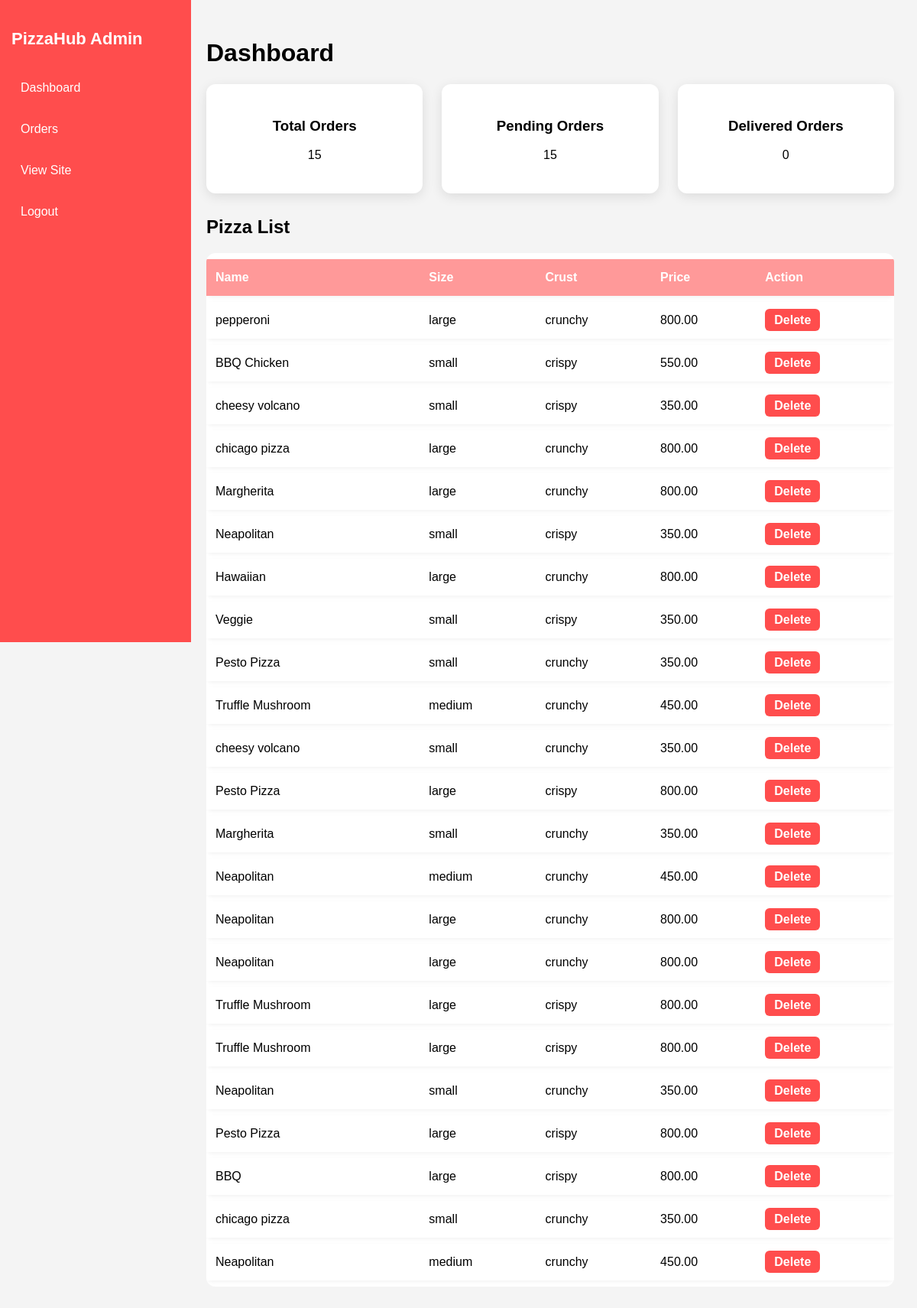
/admin-dashboard/ (signed in), run on the app's committed database.
### myapp/models.py (models this page shows, shortened)
class Pizza(models.Model):
    name = models.CharField(max_length=100)
    size = models.ForeignKey(PizzaSize, on_delete=models.PROTECT)
    crust = models.ForeignKey(PizzaCrust, on_delete=models.PROTECT)
    toppings = models.ManyToManyField(Topping, blank=True)
    image = models.ImageField(upload_to='pizzas/', null=True, blank=True)
    created_at = models.DateTimeField(auto_now_add=True)
    def calculate_total(self):
        topping_cost = sum([Decimal(t.extra_price) for t in self.toppings.all()])
        return self.size.price + topping_cost

class PizzaSize(models.Model):
    name = models.CharField(max_length=20)
    price = models.DecimalField(max_digits=5, decimal_places=2)

class PizzaCrust(models.Model):
    name = models.CharField(max_length=20)

class Topping(models.Model):
    name = models.CharField(max_length=50)
    extra_price = models.DecimalField(max_digits=5, decimal_places=2, default=0)

### myapp/views.py (the view)
# urls.py: path('admin-dashboard/', views.admin_dashboard, name='admin_dashboard'),
@login_required
@user_passes_test(admin_only)
def admin_dashboard(request):
    total_orders = Order.objects.count()
    pending_orders = Order.objects.filter(status='PENDING').count()
    delivered_orders = Order.objects.filter(status='DELIVERED').count()
    pizzas = Pizza.objects.all()
    context = {
        "total_orders": total_orders,
        "pending_orders": pending_orders,
        "delivered_orders": delivered_orders,
        "pizzas": pizzas,
    }
    return render(request, "myapp/admin_dashboard.html", context)

### myapp/views.py (called while the page is built)
def admin_only(user):
    return user.is_staff or user.is_superuser

### myapp/templates/myapp/admin_dashboard.html (shortened to what this page needs)
{% load static %}
<!DOCTYPE html>
<html>
<head>
    <link rel="stylesheet" href="{% static 'myapp/css/admin.css' %}">
</head>
<body>
<div class="sidebar">
    <h2>PizzaHub Admin</h2>
    <a href="{% url 'admin_dashboard' %}">Dashboard</a>
    <a href="{% url 'admin_orders' %}">Orders</a>
    <a href="{% url 'home' %}">View Site</a>
    <a href="{% url 'admin_logout' %}">Logout</a>
</div>
<div class="main-content">
    <h1>Dashboard</h1>
    <div class="cards">
        <div class="card"><h3>Total Orders</h3><p>{{ total_orders }}</p></div>
        <div class="card"><h3>Pending Orders</h3><p>{{ pending_orders }}</p></div>
        <div class="card"><h3>Delivered Orders</h3><p>{{ delivered_orders }}</p></div>
    </div>
    <h2>Pizza List</h2>
    <table>
        <tr>
            <th>Name</th>
            <th>Size</th>
            <th>Crust</th>
            <th>Price</th>
            <th>Action</th>
        </tr>
        {% for p in pizzas %}
        <tr>
            <td>{{ p.name }}</td>
            <td>{{ p.size.name }}</td>
            <td>{{ p.crust.name }}</td>
            <td>{{ p.calculate_total }}</td>
            <td><a class="delete-btn" href="{% url 'delete_pizza_admin' p.id %}">Delete</a></td>
        </tr>
        {% endfor %}
    </table>
</div>
</body>
</html>

### myapp/static/myapp/css/admin.css (style rules this page uses)
body { margin: 0; font-family: Arial, sans-serif; background: #f4f4f4; }
.sidebar { width: 220px; background: #ff4d4d; height: 100vh; position: fixed; padding: 20px 15px; }
.sidebar h2 { color: white; margin-bottom: 30px; font-size: 22px; }
.sidebar a { display: block; padding: 12px; color: white; text-decoration: none; margin-bottom: 12px; border-radius: 8px; transition: background 0.3s; }
.main-content { margin-left: 240px; padding: 30px; }
.cards { display: flex; gap: 25px; flex-wrap: wrap; margin-bottom: 30px; }
.card { flex: 1 1 200px; padding: 25px; background: white; border-radius: 12px; text-align: center; box-shadow: 0 4px 15px rgba(0, 0, 0, 0.1); }
table { width: 100%; background: white; border-collapse: separate; border-spacing: 0 8px; margin-top: 20px; border-radius: 12px; overflow: hidden; }
th, td { padding: 15px 12px; text-align: left; }
th { background: #ff9999; color: white; font-weight: bold; }
tr { background: white; box-shadow: 0 2px 5px rgba(0, 0, 0, 0.05); border-radius: 8px; }
td { vertical-align: middle; }
.delete-btn { color: white; background: #ff4d4d; padding: 6px 12px; border-radius: 6px; text-decoration: none; font-weight: bold; transition: 0.3s; }

### data on the page
Pizza: name "pepperoni", size.name "large", crust.name "crunchy", calculate_total "800.00"
Pizza: name "BBQ Chicken", size.name "small", crust.name "crispy", calculate_total "550.00"
Pizza: name "cheesy volcano", size.name "small", crust.name "crispy", calculate_total "350.00"
Pizza: name "chicago pizza", size.name "large", crust.name "crunchy", calculate_total "800.00"
Pizza: name "Margherita", size.name "large", crust.name "crunchy", calculate_total "800.00"
Pizza: name "Neapolitan", size.name "small", crust.name "crispy", calculate_total "350.00"
Pizza: name "Hawaiian", size.name "large", crust.name "crunchy", calculate_total "800.00"
Pizza: name "Veggie", size.name "small", crust.name "crispy", calculate_total "350.00"
Pizza: name "Pesto Pizza", size.name "small", crust.name "crunchy", calculate_total "350.00"
Pizza: name "Truffle Mushroom", size.name "medium", crust.name "crunchy", calculate_total "450.00"
Pizza: name "cheesy volcano", size.name "small", crust.name "crunchy", calculate_total "350.00"
Pizza: name "Pesto Pizza", size.name "large", crust.name "crispy", calculate_total "800.00"
Pizza: name "Margherita", size.name "small", crust.name "crunchy", calculate_total "350.00"
Pizza: name "Neapolitan", size.name "medium", crust.name "crunchy", calculate_total "450.00"
Pizza: name "Neapolitan", size.name "large", crust.name "crunchy", calculate_total "800.00"
Pizza: name "Neapolitan", size.name "large", crust.name "crunchy", calculate_total "800.00"
Pizza: name "Truffle Mushroom", size.name "large", crust.name "crispy", calculate_total "800.00"
Pizza: name "Truffle Mushroom", size.name "large", crust.name "crispy", calculate_total "800.00"
Pizza: name "Neapolitan", size.name "small", crust.name "crunchy", calculate_total "350.00"
Pizza: name "Pesto Pizza", size.name "large", crust.name "crispy", calculate_total "800.00"
Pizza: name "BBQ", size.name "large", crust.name "crispy", calculate_total "800.00"
Pizza: name "chicago pizza", size.name "small", crust.name "crunchy", calculate_total "350.00"
Pizza: name "Neapolitan", size.name "medium", crust.name "crunchy", calculate_total "450.00"

### other printed values
{{ total_orders }} "15"
{{ pending_orders }} "15"
{{ delivered_orders }} "0"
